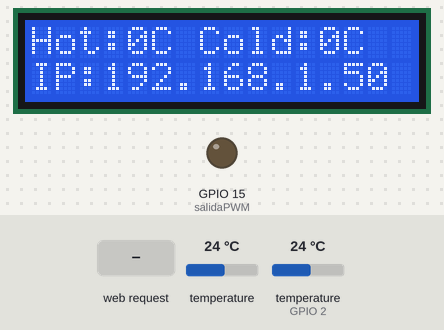
The sketch below on a simulated ESP8266 (NodeMCU). On the bench: 16×2 character LCD, output pins drawn as LEDs (lit = HIGH). The test bench sets the inputs (shaded band); at power-on: temperature 24 °C, temperature (sensor on GPIO 2) 24 °C. WiFi joins after 1.5 s; servers stay silent unless stated; what the sketch prints to the serial monitor is not drawn.

Above: at 2.8 s.
2.9 s: HTTP request GET /cook/1 received
At 6.9 s:
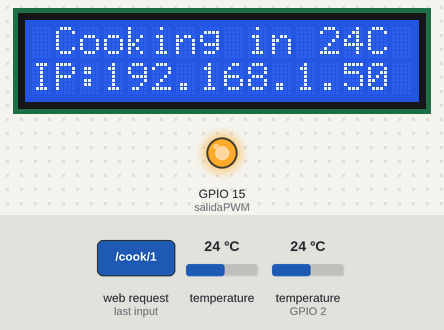
9.3 s: HTTP request GET /open received
At 14.0 s:
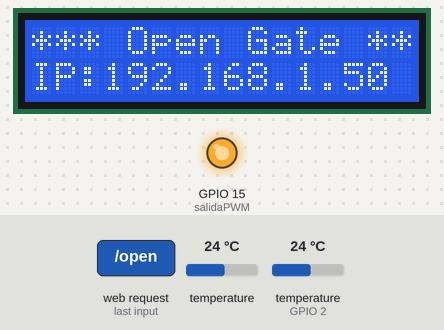
20.7 s: temperature (sensor 0) set to 12 °C
At 23.3 s:
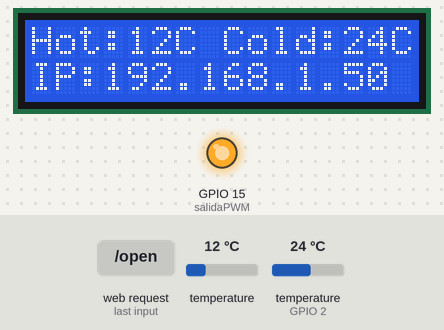
25.9 s: temperature (sensor on GPIO 2) set to 12 °C
At 27.6 s:
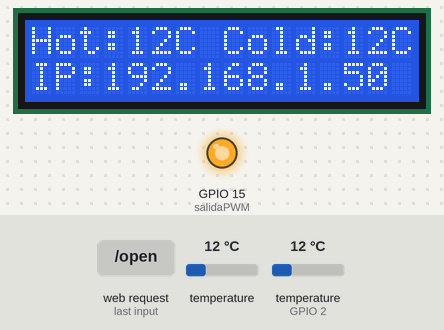
30.5 s: temperature (sensor 0) set to 19 °C
At 31.9 s:
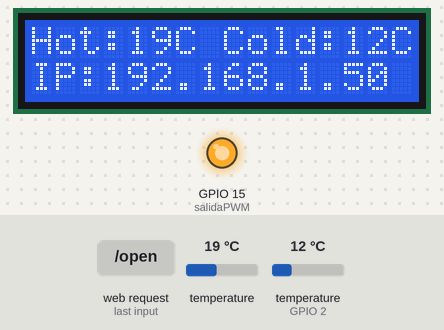
35.1 s: temperature (sensor on GPIO 2) set to 19 °C
At 37.5 s:
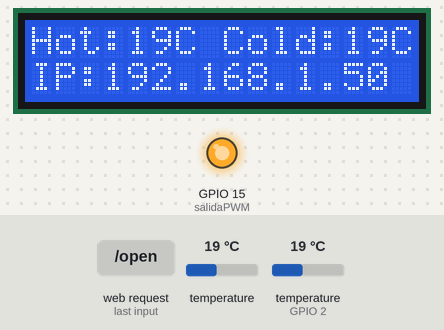
Timing chart, 0 to 39.0 s (numbered marks = the images above; inputs shaded):
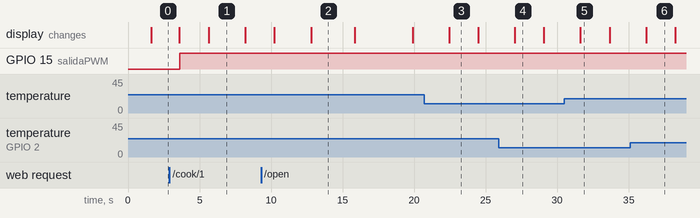

Measured:
- after the input at 2.9 s, GPIO 15 (salidaPWM): LOW → HIGH after 0.71 s; the display: first differs from a run without the input after 2.7 s (image 1)
- after the input at 9.3 s, the display: first differs from a run without the input after 3.5 s (image 2)
- after the input at 20.7 s, the display: changes after 1.7 s (image 3)
- after the input at 25.9 s, the display: changes after 1.1 s (image 4)
- after the input at 30.5 s, the display: changes after 1.1 s (image 5)
- after the input at 35.1 s, the display: changes after 1.1 s (image 6)
- what the display in image 1 shows lasts 2.6 s, from 5.6 s to 8.2 s

The sketch:

Test_WifiServer_PWM_TERMO_FINAL_.ino
```cpp
/*
 * API REST - CSV - Arduino ESP8266
 *
 */

#include <ESP8266WiFi.h>
#include <WiFiClient.h>
#include <ESP8266WebServer.h>
#include <ESP8266mDNS.h>
#include <Wire.h>  // This library is already built in to the Arduino IDE
#include <LiquidCrystal_I2C.h> //This library you can add via Include Library > Manage Library >
#include <OneWire.h>
#include <DallasTemperature.h>

LiquidCrystal_I2C lcd(0x27, 16, 2);

const char* host = "icaro";
//const char* ssid     = "Marquez Correa";
//const char* password = "Marquez8355196";

const char* ssid     = "pegajoso";
const char* password = "pegajososiempre";

ESP8266WebServer server(80);


float temp_hot, temp_cold;  // Values read from sensor
int val = 1;
int start_cook = 0;
int tiempo_apertura = 3000;
int start_pwm = 5;
int valor_pwm = 682;
int salidaPWM = 15;  // salida de señal PWM


//Mensajes del API y LCD
String webString="";
String lcdString="";
unsigned long previousMillis = 0;        // will store last temp was read
const long interval = 2000;              // interval at which to read sensor

// Pin donde se conecta el bus 1-Wire
const int pinDatosDQHot  = 0;
const int pinDatosDQCold = 2;


// Instancia a las clases OneWire y DallasTemperature
OneWire oneWireObjetoHot(pinDatosDQHot);
OneWire oneWireObjetoCold(pinDatosDQCold);
DallasTemperature sensorDS18B20Hot(&oneWireObjetoHot);
DallasTemperature sensorDS18B20Cold(&oneWireObjetoCold);


void handle_root() {
  webString="Welcome API REST CSV  server";
  pushMsg(webString);
  delay(100);
}

void setup(void)
{
  lcd.begin();   // initializing the LCD
  lcd.backlight();

  // prepare GPIO15 - PWM
  pinMode(salidaPWM, OUTPUT);

  sensorDS18B20Hot.begin(); // initialize temperature sensor
  sensorDS18B20Cold.begin();

  Serial.begin(115200);

  // Connect to WiFi networkRegístrese hoy mismo
  Serial.print("\n\r \n\rWorking to connect");
  WiFi.begin(ssid, password);


  // Conectado; imprimimos la IP local por Serial.
  Serial.println(WiFi.localIP());
  // Wait for connection
  while (WiFi.status() != WL_CONNECTED) {
    delay(500);
    Serial.print(".");
  }


  //Serial.println("");
  Serial.println("Reading Server");
  Serial.print("Connected to ");
  Serial.println(ssid);
  Serial.print("IP address: ");
  Serial.println(WiFi.localIP());


  //Rest API
  MDNS.begin(host);
  MDNS.addService("http", "tcp", 80);
  Serial.printf("Ready! Open http://%s.local in your browser\n", host);
  server.on("/", handle_root);


  server.on("/open", [](){
    val = 0;
    String json="{\"Open\":"+String((int)val)+" }";
    pushMsg(json);
  });

  server.on("/closed", [](){
    val = 1;
    String json="{\"Closed\":"+String((int)val)+" }";
    pushMsg(json);
  });


  server.on("/cook/1", [](){
    start_cook = 1;
    String json="{\"Cook\":"+String((int)start_cook)+" }";
    pushMsg(json);
  });

  server.on("/cook/0", [](){
    start_cook = 0;
    String json="{\"Cook\":"+String((int)start_cook)+" }";
    pushMsg(json);

  });

  server.on("/hottemp", [](){
    gettemperatura(); // read sensor
    String json="{\"Temperature_Hot\":"+String((int)temp_hot)+"}";
    Serial.println(json);
    pushMsg(json);
  });

  server.on("/coldtemp", [](){
    gettemperatura(); // read sensor
    String json="{\"Temperature_Cold\":"+String((int)temp_cold)+"}";
    Serial.println(json);
    pushMsg(json);
  });


  server.begin();
  Serial.println("HTTP server started");


}

void loop(void)
{
  server.handleClient();
  gettemperatura();
  pushOpen();
  pushPWM();


}


void pushMsg(String json){
    server.send(200, "text/plain", json);
}

void pushLCD(String msg){
      String hs="IP:"+String( WiFi.localIP().toString().c_str());
      lcd.setCursor(0, 0);
      lcd.print(msg);
      lcd.setCursor(0, 1);
      lcd.print(hs);
}

void gettemperatura() {
     unsigned long currentMillis = millis();
     if(currentMillis - previousMillis >= interval) {
        previousMillis = currentMillis;
        sensorDS18B20Hot.requestTemperatures();
        temp_hot =  sensorDS18B20Hot.getTempCByIndex(0);
        sensorDS18B20Cold.requestTemperatures();
        temp_cold =  sensorDS18B20Cold.getTempCByIndex(0);
      }
      lcdString ="Hot:"+String((int)temp_hot)+"C"+" Cold:"+String((int)temp_cold)+"C";
      pushLCD(lcdString);

}


void pushOpen(){
      if(val == 0){
        pushLCD("*** Open Gate ***");
        digitalWrite(13, val);
        delay(tiempo_apertura);
        val = 1;
        digitalWrite(13, val);
        pushLCD("***Closed Gate***");
        delay(2000);
      }

}


void pushPWM() {

  if(start_cook == 1){

        if(temp_hot >= 60 )
        {
           valor_pwm = 0;

        }
        if(temp_hot >= 56 and temp_hot < 60 )
         {
            valor_pwm = valor_pwm + start_pwm;
         }
        analogWrite(salidaPWM,valor_pwm);
        delay(2000);
        lcdString =" Cooking in "+String((int)temp_hot)+"C ..";
        pushLCD(lcdString);
        delay(1000);
  }

  else{
        analogWrite(salidaPWM,0);
  }

}
```
